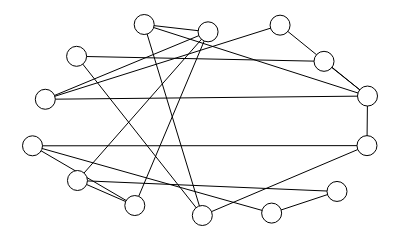

Notebook source saved alongside this figure:
### Code cell
sn.show_graph(geral)

### Figure 1 — Plotly figure (JSON) as saved in the notebook; plotly's stock layout.template omitted (floating-point values rounded to 4 significant figures)
{"data": [{"hoverinfo": "none", "line": {"color": "rgb(0, 0, 0)", "width": 1}, "mode": "lines", "x": [1, 0.9984, null, 1, 0.739, null, 1, 0.8702, null, 1, 0.03822, null, 1, 0.3334, null, 0.5069, 0.1317, null, 0.5069, 0.9984, null, 0.5069, 0.3334, null, 0, 0.3054, null, 0, 0.7139, null, 0, 0.9984, null, 0.739, 0.03822, null, 0.8702, 0.1317, null, 0.7139, 0.909, null, 0.1342, 0.3054, null, 0.1342, 0.5241, null, 0.1342, 0.909, null, 0.3054, 0.5241, null, 0.03822, 0.5241, null, 0.3334, 0.5241, null], "y": [0.6254, 0.3658, null, 0.6254, 0.9966, null, 0.6254, 0.8072, null, 0.6254, 0.6085, null, 0.6254, 1, null, 0, 0.8334, null, 0, 0.3658, null, 0, 1, null, 0.3649, 0.05214, null, 0.3649, 0.01256, null, 0.3649, 0.3658, null, 0.9966, 0.6085, null, 0.8072, 0.8334, null, 0.01256, 0.1259, null, 0.1832, 0.05214, null, 0.1832, 0.9617, null, 0.1832, 0.1259, null, 0.05214, 0.9617, null, 0.6085, 0.9617, null, 1, 0.9617, null]}, {"hoverinfo": "none", "marker": {"color": "rgb(255, 255, 255)", "line": {"color": "rgb(0, 0, 0)", "width": 1}, "size": 20}, "mode": "markers+text", "text": [], "textfont": {"color": "rgb(0, 0, 0)"}, "textposition": "middle center", "x": [1, 0.5069, 0, 0.739, 0.8702, 0.7139, 0.1342, 0.909, 0.3054, 0.1317, 0.9984, 0.03822, 0.3334, 0.5241], "y": [0.6254, 0, 0.3649, 0.9966, 0.8072, 0.01256, 0.1832, 0.1259, 0.05214, 0.8334, 0.3658, 0.6085, 1, 0.9617]}], "layout": {"height": 225, "margin": {"b": 0, "l": 0, "r": 0, "t": 0}, "showlegend": false, "width": 400, "xaxis": {"showgrid": false, "showticklabels": false, "zeroline": false}, "yaxis": {"showgrid": false, "showticklabels": false, "zeroline": false}}}
